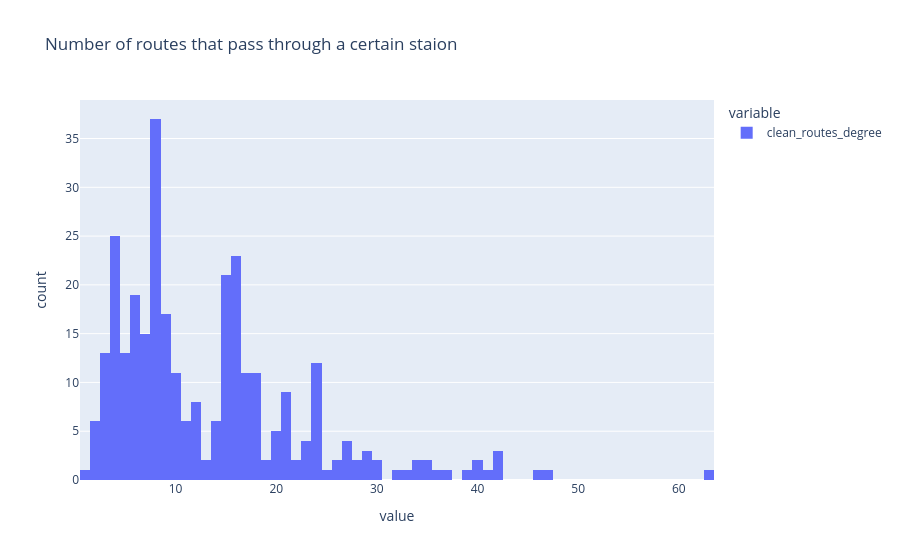

The code cell stored with this chart in its notebook:
### Code cell
fig = px.histogram(stations_degree["clean_routes_degree"],labels=stations_degree["station"], nbins=70, title="Number of routes that pass through a certain staion")
fig.show()

### Figure 1 — Plotly figure (JSON) as saved in the notebook; plotly's stock layout.template omitted (floating-point values rounded to 4 significant figures; data arrays with more than 128 entries replaced by an {"elided": "..."} marker saying what was removed)
{"data": [{"bingroup": "x", "hovertemplate": "variable=clean_routes_degree<br>value=%{x}<br>count=%{y}<extra></extra>", "legendgroup": "clean_routes_degree", "marker": {"color": "#636efa", "pattern": {"shape": ""}}, "name": "clean_routes_degree", "nbinsx": 70, "orientation": "v", "showlegend": true, "type": "histogram", "x": {"elided": "311 int values"}, "xaxis": "x", "yaxis": "y"}], "layout": {"barmode": "relative", "legend": {"title": {"text": "variable"}, "tracegroupgap": 0}, "title": {"text": "Number of routes that pass through a certain staion"}, "xaxis": {"anchor": "y", "domain": [0, 1], "title": {"text": "value"}}, "yaxis": {"anchor": "x", "domain": [0, 1], "title": {"text": "count"}}}}
